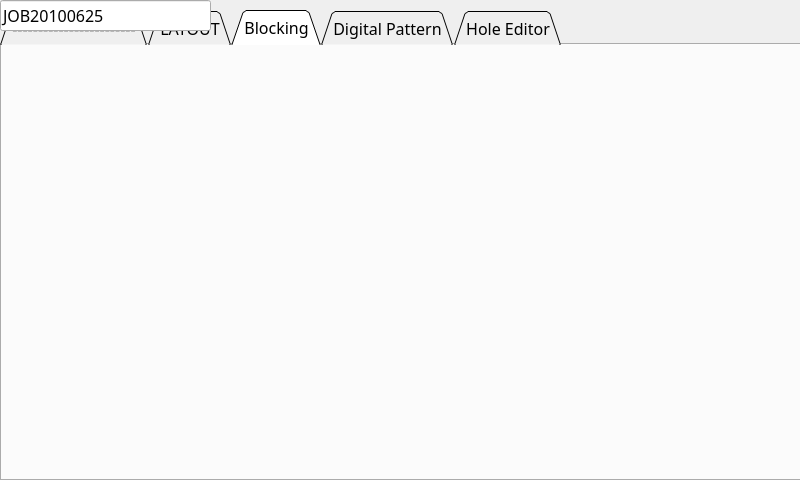
<?xml version="1.0" encoding="UTF-8"?>
<ui version="4.0">
 <class>MainWindow</class>
 <widget class="QMainWindow" name="MainWindow">
  <property name="geometry">
   <rect>
    <x>0</x>
    <y>0</y>
    <width>800</width>
    <height>480</height>
   </rect>
  </property>
  <property name="windowTitle">
   <string>MainWindow</string>
  </property>
  <widget class="QWidget" name="centralWidget">
   <widget class="QLineEdit" name="lineEdit">
    <property name="geometry">
     <rect>
      <x>0</x>
      <y>0</y>
      <width>211</width>
      <height>31</height>
     </rect>
    </property>
    <property name="font">
     <font>
      <family>굴림체</family>
      <pointsize>12</pointsize>
      <weight>50</weight>
      <bold>false</bold>
     </font>
    </property>
    <property name="text">
     <string>JOB20100625</string>
    </property>
   </widget>
   <widget class="QTabWidget" name="tabWidget">
    <property name="geometry">
     <rect>
      <x>0</x>
      <y>10</y>
      <width>801</width>
      <height>471</height>
     </rect>
    </property>
    <property name="font">
     <font>
      <family>굴림체</family>
      <pointsize>12</pointsize>
     </font>
    </property>
    <property name="tabPosition">
     <enum>QTabWidget::North</enum>
    </property>
    <property name="tabShape">
     <enum>QTabWidget::Triangular</enum>
    </property>
    <property name="currentIndex">
     <number>2</number>
    </property>
    <widget class="QWidget" name="tab">
     <attribute name="title">
      <string>------------------------</string>
     </attribute>
    </widget>
    <widget class="QWidget" name="tab_2">
     <attribute name="title">
      <string>LAYOUT</string>
     </attribute>
    </widget>
    <widget class="QWidget" name="tab_5">
     <attribute name="title">
      <string>Blocking</string>
     </attribute>
    </widget>
    <widget class="QWidget" name="tab_3">
     <attribute name="title">
      <string>Digital Pattern</string>
     </attribute>
    </widget>
    <widget class="QWidget" name="tab_4">
     <attribute name="title">
      <string>Hole Editor</string>
     </attribute>
    </widget>
   </widget>
   <zorder>tabWidget</zorder>
   <zorder>lineEdit</zorder>
  </widget>
 </widget>
 <layoutdefault spacing="6" margin="11"/>
 <resources/>
 <connections/>
</ui>
